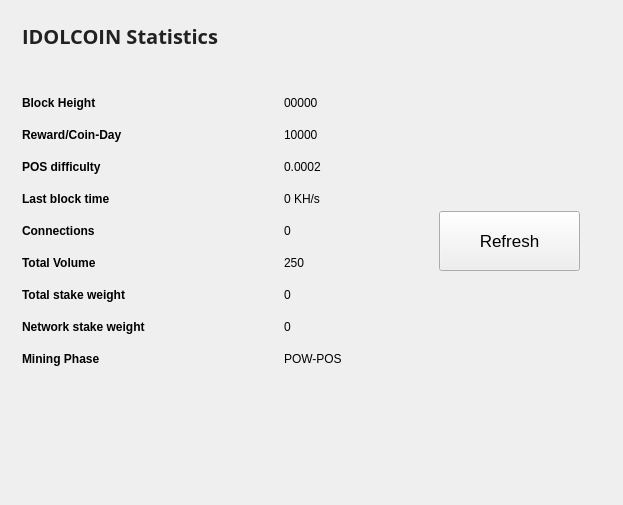
<?xml version="1.0" encoding="UTF-8"?>
<ui version="4.0">
 <class>StatisticsPage</class>
 <widget class="QWidget" name="StatisticsPage">
  <property name="windowModality">
   <enum>Qt::NonModal</enum>
  </property>
  <property name="geometry">
   <rect>
    <x>0</x>
    <y>0</y>
    <width>623</width>
    <height>505</height>
   </rect>
  </property>
  <property name="windowTitle">
   <string>Digging</string>
  </property>
  <property name="styleSheet">
   <string notr="true">color:#000;
font-family:'Open Sans,sans-serif';</string>
  </property>
  <layout class="QGridLayout" name="gridLayout">
   <property name="sizeConstraint">
    <enum>QLayout::SetMaximumSize</enum>
   </property>
   <item row="0" column="1">
    <widget class="QFrame" name="frame">
     <property name="minimumSize">
      <size>
       <width>213</width>
       <height>0</height>
      </size>
     </property>
     <property name="font">
      <font>
       <family>Open Sans,sans-serif</family>
      </font>
     </property>
     <property name="frameShadow">
      <enum>QFrame::Raised</enum>
     </property>
     <widget class="QPushButton" name="startButton">
      <property name="geometry">
       <rect>
        <x>40</x>
        <y>200</y>
        <width>141</width>
        <height>60</height>
       </rect>
      </property>
      <property name="sizePolicy">
       <sizepolicy hsizetype="Fixed" vsizetype="Fixed">
        <horstretch>0</horstretch>
        <verstretch>0</verstretch>
       </sizepolicy>
      </property>
      <property name="minimumSize">
       <size>
        <width>120</width>
        <height>60</height>
       </size>
      </property>
      <property name="font">
       <font>
        <family>MS Shell Dlg 2</family>
        <pointsize>13</pointsize>
        <weight>50</weight>
        <italic>false</italic>
        <bold>false</bold>
       </font>
      </property>
      <property name="autoFillBackground">
       <bool>false</bool>
      </property>
      <property name="styleSheet">
       <string notr="true"/>
      </property>
      <property name="text">
       <string>Refresh</string>
      </property>
     </widget>
     <widget class="QLabel" name="label">
      <property name="geometry">
       <rect>
        <x>10</x>
        <y>10</y>
        <width>191</width>
        <height>191</height>
       </rect>
      </property>
      <property name="text">
       <string/>
      </property>
      <property name="scaledContents">
       <bool>true</bool>
      </property>
     </widget>
    </widget>
   </item>
   <item row="0" column="0">
    <widget class="QFrame" name="gridFrame_2">
     <layout class="QGridLayout" name="gridLayout_4">
      <item row="3" column="0">
       <layout class="QFormLayout" name="formLayout_2">
        <property name="fieldGrowthPolicy">
         <enum>QFormLayout::FieldsStayAtSizeHint</enum>
        </property>
        <property name="horizontalSpacing">
         <number>139</number>
        </property>
        <property name="verticalSpacing">
         <number>18</number>
        </property>
        <property name="rightMargin">
         <number>0</number>
        </property>
        <item row="1" column="0">
         <widget class="QLabel" name="label_14">
          <property name="text">
           <string>&lt;html&gt;&lt;head/&gt;&lt;body&gt;&lt;p&gt;&lt;span style=&quot; font-weight:600;&quot;&gt;Block Height&lt;/span&gt;&lt;/p&gt;&lt;/body&gt;&lt;/html&gt;</string>
          </property>
         </widget>
        </item>
        <item row="1" column="1">
         <widget class="QLabel" name="heightBox">
          <property name="text">
           <string>00000</string>
          </property>
         </widget>
        </item>
        <item row="2" column="0">
         <widget class="QLabel" name="label_12">
          <property name="text">
           <string>&lt;html&gt;&lt;head/&gt;&lt;body&gt;&lt;p&gt;&lt;span style=&quot; font-weight:600;&quot;&gt;Reward/Coin-Day&lt;/span&gt;&lt;/p&gt;&lt;/body&gt;&lt;/html&gt;</string>
          </property>
         </widget>
        </item>
        <item row="2" column="1">
         <widget class="QLabel" name="rewardBox">
          <property name="text">
           <string>10000</string>
          </property>
         </widget>
        </item>
        <item row="4" column="0">
         <widget class="QLabel" name="label_9">
          <property name="text">
           <string>&lt;html&gt;&lt;head/&gt;&lt;body&gt;&lt;p&gt;&lt;span style=&quot; font-weight:600;&quot;&gt;POS difficulty&lt;/span&gt;&lt;/p&gt;&lt;/body&gt;&lt;/html&gt;</string>
          </property>
         </widget>
        </item>
        <item row="4" column="1">
         <widget class="QLabel" name="diffBox2">
          <property name="text">
           <string>0.0002</string>
          </property>
         </widget>
        </item>
        <item row="6" column="0">
         <widget class="QLabel" name="label3_2">
          <property name="sizePolicy">
           <sizepolicy hsizetype="Preferred" vsizetype="Maximum">
            <horstretch>0</horstretch>
            <verstretch>0</verstretch>
           </sizepolicy>
          </property>
          <property name="text">
           <string>&lt;html&gt;&lt;head/&gt;&lt;body&gt;&lt;p&gt;&lt;span style=&quot; font-weight:600;&quot;&gt;Last block time&lt;/span&gt;&lt;/p&gt;&lt;/body&gt;&lt;/html&gt;</string>
          </property>
         </widget>
        </item>
        <item row="6" column="1">
         <widget class="QLabel" name="localBox">
          <property name="text">
           <string>0 KH/s</string>
          </property>
         </widget>
        </item>
        <item row="7" column="0">
         <widget class="QLabel" name="label1_2">
          <property name="text">
           <string>&lt;html&gt;&lt;head/&gt;&lt;body&gt;&lt;p&gt;&lt;span style=&quot; font-weight:600;&quot;&gt;Connections&lt;/span&gt;&lt;/p&gt;&lt;/body&gt;&lt;/html&gt;</string>
          </property>
         </widget>
        </item>
        <item row="7" column="1">
         <widget class="QLabel" name="connectionBox">
          <property name="text">
           <string>0</string>
          </property>
         </widget>
        </item>
        <item row="8" column="0">
         <widget class="QLabel" name="label_8">
          <property name="text">
           <string>&lt;html&gt;&lt;head/&gt;&lt;body&gt;&lt;p&gt;&lt;span style=&quot; font-weight:600;&quot;&gt;Total Volume&lt;/span&gt;&lt;/p&gt;&lt;/body&gt;&lt;/html&gt;</string>
          </property>
         </widget>
        </item>
        <item row="8" column="1">
         <widget class="QLabel" name="volumeBox">
          <property name="text">
           <string>250</string>
          </property>
         </widget>
        </item>
        <item row="10" column="0">
         <widget class="QLabel" name="label_10">
          <property name="text">
           <string>&lt;html&gt;&lt;head/&gt;&lt;body&gt;&lt;p&gt;&lt;span style=&quot; font-weight:600;&quot;&gt;Total stake weight&lt;/span&gt;&lt;/p&gt;&lt;/body&gt;&lt;/html&gt;</string>
          </property>
         </widget>
        </item>
        <item row="10" column="1">
         <widget class="QLabel" name="minBox">
          <property name="text">
           <string>0</string>
          </property>
         </widget>
        </item>
        <item row="11" column="0">
         <widget class="QLabel" name="label_11">
          <property name="text">
           <string>&lt;html&gt;&lt;head/&gt;&lt;body&gt;&lt;p&gt;&lt;span style=&quot; font-weight:600;&quot;&gt;Network stake weight&lt;/span&gt;&lt;/p&gt;&lt;/body&gt;&lt;/html&gt;</string>
          </property>
         </widget>
        </item>
        <item row="11" column="1">
         <widget class="QLabel" name="maxBox">
          <property name="text">
           <string>0</string>
          </property>
         </widget>
        </item>
        <item row="12" column="0">
         <widget class="QLabel" name="label_15">
          <property name="text">
           <string>&lt;html&gt;&lt;head/&gt;&lt;body&gt;&lt;p&gt;&lt;span style=&quot; font-weight:600;&quot;&gt;Mining Phase&lt;/span&gt;&lt;/p&gt;&lt;/body&gt;&lt;/html&gt;</string>
          </property>
         </widget>
        </item>
        <item row="12" column="1">
         <widget class="QLabel" name="cBox">
          <property name="text">
           <string>POW-POS</string>
          </property>
         </widget>
        </item>
       </layout>
      </item>
      <item row="1" column="0">
       <layout class="QHBoxLayout" name="horizontalLayout_4">
        <property name="spacing">
         <number>7</number>
        </property>
        <item>
         <widget class="QLabel" name="label_5">
          <property name="font">
           <font>
            <family>Open Sans,sans-serif</family>
           </font>
          </property>
          <property name="text">
           <string>&lt;html&gt;&lt;head/&gt;&lt;body&gt;&lt;p&gt;&lt;span style=&quot; font-size:20px; font-weight:600; color:#212121;&quot;&gt;IDOLCOIN Statistics&lt;/span&gt;&lt;/p&gt;&lt;/body&gt;&lt;/html&gt;</string>
          </property>
         </widget>
        </item>
        <item>
         <spacer name="horizontalSpacer_2">
          <property name="orientation">
           <enum>Qt::Horizontal</enum>
          </property>
          <property name="sizeHint" stdset="0">
           <size>
            <width>40</width>
            <height>20</height>
           </size>
          </property>
         </spacer>
        </item>
       </layout>
      </item>
      <item row="2" column="0">
       <spacer name="verticalSpacer_2">
        <property name="orientation">
         <enum>Qt::Vertical</enum>
        </property>
        <property name="sizeHint" stdset="0">
         <size>
          <width>20</width>
          <height>40</height>
         </size>
        </property>
       </spacer>
      </item>
     </layout>
    </widget>
   </item>
   <item row="1" column="0">
    <spacer name="verticalSpacer">
     <property name="orientation">
      <enum>Qt::Vertical</enum>
     </property>
     <property name="sizeHint" stdset="0">
      <size>
       <width>20</width>
       <height>40</height>
      </size>
     </property>
    </spacer>
   </item>
  </layout>
 </widget>
 <layoutdefault spacing="6" margin="11"/>
 <resources>
  <include location="../bitcoin.qrc"/>
 </resources>
 <connections/>
</ui>
